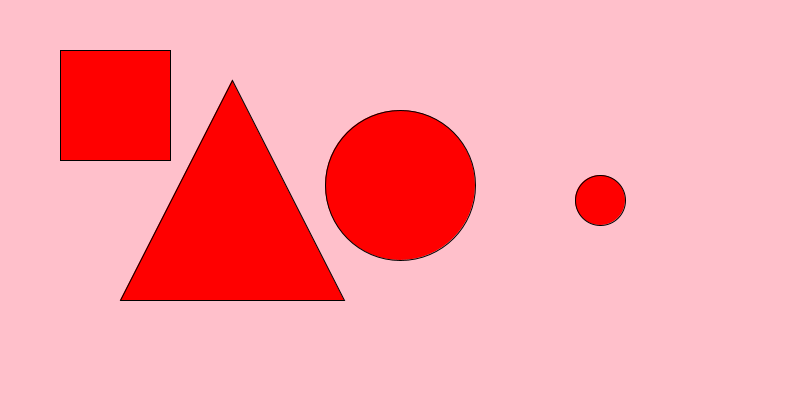
Frame 1 (no input)
Frame 60 (the mouse pressed at the canvas centre just before this capture): identical to frame 1, image omitted
Frame 120 (the mouse held since frame 60 and released just before this capture): identical to frame 1, image omitted

The Processing sketch that drew this single still picture (run headless with seeded random() and noise(); from frame 60 on, the mouse is pressed at the canvas centre):

// Processing sketch: Carnival_assignment_8
// ── Carnival_assignment_8.pde

void setup(){
size(800, 400);


}


void draw() {
background(255, 192, 203);
fill(255,0,0);
triangle(120, 300, 232, 80, 344, 300);
square(60, 50, 110);
circle(400, 185, 150);

float value = 75;
float m = map(value, 0, 100, 0, width);
ellipse(m, 200, 50, 50);
}
